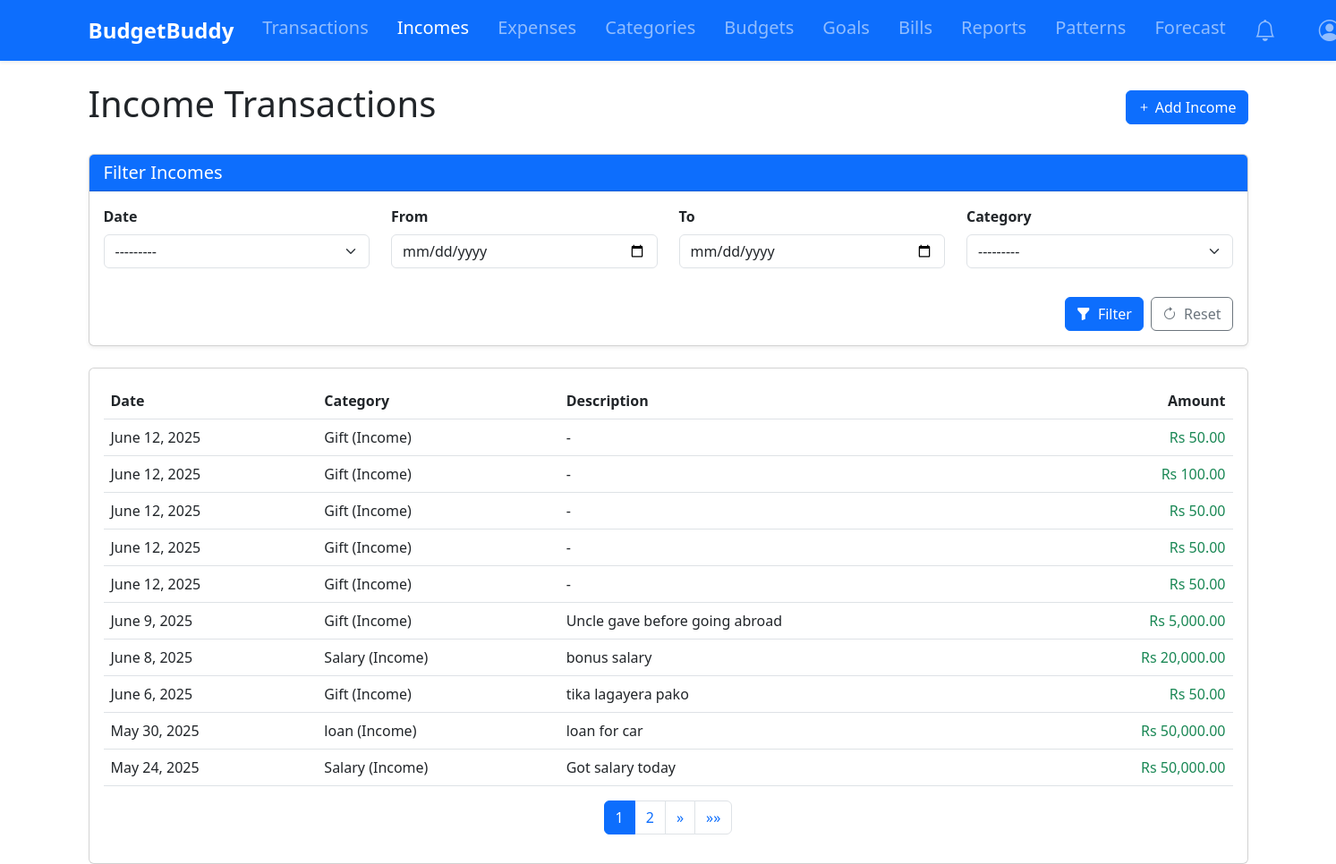
Screenshot of /incomes/ (signed in) with the database file from the repository.
### tracker/models.py (models this page shows, shortened)
class Transaction(models.Model):
    user = models.ForeignKey(User, on_delete=models.CASCADE)
    amount = models.DecimalField(max_digits=10, decimal_places=2, validators=[MinValueValidator(0.01)])
    category = models.ForeignKey(Category, on_delete=models.CASCADE)
    date = models.DateField(default=timezone.now)
    description = models.TextField(blank=True, null=True)

class Category(models.Model):
    name = models.CharField(max_length=100)
    user = models.ForeignKey(User, on_delete=models.CASCADE)
    CATEGORY_TYPES = [
        ('IN', 'Income'),
        ('EX', 'Expense'),
    ]
    category_type = models.CharField(max_length=2, choices=CATEGORY_TYPES)
    def __str__(self):
        return f"{self.name} ({self.get_category_type_display()})"

### tracker/views.py (the view)
# urls.py: path('incomes/', views.income_list, name='incomes'),
@login_required
def income_list(request):
    incomes = Transaction.objects.filter(
        user=request.user,
        category__category_type='IN'
    ).order_by('-date')
    income_filter = IncomeFilter(request.GET, queryset=incomes, user=request.user)
    incomes = income_filter.qs
    paginator = Paginator(incomes, 10)
    page_number = request.GET.get('page')
    page_obj = paginator.get_page(page_number)
    context = {
        'page_obj' : page_obj,
        'filter': income_filter,
    }
    return render(request, 'tracker/income_list.html', context)

### tracker/context_processors.py (called while the page is built)
def notifications_count(request):
    if request.user.is_authenticated:
        return {
            'unread_notifications_count': Notification.objects.filter(
                user=request.user,
                is_read=False
            ).count()
        }
    return {'unread_notifications_count': 0}

### tracker/models.py (called while the page is built)
    def progress(self):
        expenses = Transaction.objects.filter(
            user=self.user,
            category=self.category,
            date__gte=self.start_date,
            date__lte=self.end_date
        ).aggregate(total=models.Sum('amount'))['total'] or 0
        return (expenses / self.amount) * 100 if self.amount else 0

    def progress(self):
        return (self.current_amount / self.target_amount) * 100 if self.target_amount else 0

### tracker/utils.py (called while the page is built, shortened)
def should_send_notification(notification_type, user, message):
    now = timezone.now()
    threshold = {
        'BUDGET': timedelta(hours=12),
        'GOAL': timedelta(days=1),
        'BILL': timedelta(days=1)
    }.get(notification_type, timedelta(days=1))
    existing = Notification.objects.filter(
        user=user,
        notification_type=notification_type,
        message=message,
        is_active=True
    ).order_by('-last_sent').first()
    if not existing:
        return True
    if existing.repeat_frequency == 'ONCE':
        return False
    elif existing.repeat_frequency == 'DAILY' and (now - existing.last_sent) >= timedelta(days=1):
        return True
    elif existing.repeat_frequency == 'WEEKLY' and (now - existing.last_sent) >= timedelta(weeks=1):
        return True
    return False

def create_notification(user, message, notification_type, repeat_frequency='ONCE'):
    if should_send_notification(notification_type, user, message):
        Notification.objects.create(
            user=user,
            message=message,
            notification_type=notification_type,
            repeat_frequency=repeat_frequency
        )

def check_bill_reminders(user):
    try:
        prefs = NotificationPreference.objects.get(user=user)
    except NotificationPreference.DoesNotExist:
        prefs = NotificationPreference(user=user)
    if not prefs.bill_reminders:
        return
    upcoming_bills = Bill.objects.filter(
        user=user,
        is_paid=False,
        due_date__lte=timezone.now().date() + timedelta(days=prefs.bill_days_prior)
    )

### templates/tracker/income_list.html (shortened to what this page needs)
{% extends 'base.html' %}
{% load humanize %}
{% load widget_tweaks %}
{% block content %}
<div class="d-flex justify-content-between align-items-center mb-4">
    <h1>Income Transactions</h1>
    <a href="{% url 'add_income' %}" class="btn btn-primary">
        <i class="bi bi-plus"></i> Add Income
    </a>
</div>
<div class="card shadow-sm mb-4">
    <div class="card-header bg-primary text-white">
        <h5 class="mb-0">Filter Incomes</h5>
    </div>
    <div class="card-body">
        <form method="get">
            <div class="row g-4">
                <div class="col-md-3">
                    <label class="form-label fw-semibold">{{ filter.form.date_range.label }}</label>
                    {{ filter.form.date_range|add_class:"form-select" }}
                </div>
                <div class="col-md-3">
                    <label class="form-label fw-semibold">{{ filter.form.start_date.label }}</label>
                    {{ filter.form.start_date|add_class:"form-control" }}
                </div>
                <div class="col-md-3">
                    <label class="form-label fw-semibold">{{ filter.form.end_date.label }}</label>
                    {{ filter.form.end_date|add_class:"form-control" }}
                </div>
                <div class="col-md-3">
                    <label class="form-label fw-semibold">{{ filter.form.category.label }}</label>
                    {{ filter.form.category|add_class:"form-select" }}
                </div>
                <div class="col-12 d-flex justify-content-end gap-2 pt-2">
                    <button type="submit" class="btn btn-primary">
                        <i class="bi bi-funnel-fill me-1"></i> Filter
                    </button>
                    <a href="{% url 'transactions' %}" class="btn btn-outline-secondary">
                        <i class="bi bi-arrow-clockwise me-1"></i> Reset
                    </a>
                </div>
            </div>
        </form>
    </div>
</div>
<div class="card">
    <div class="card-body">
        <div class="table-responsive">
            <table class="table table-hover">
                <thead>
                    <tr>
                        <th>Date</th>
                        <th>Category</th>
                        <th>Description</th>
                        <th class="text-end">Amount</th>
                    </tr>
                </thead>
                <tbody>
                    {% for income in page_obj %}
                    <tr>
                        <td>{{ income.date }}</td>
                        <td>{{ income.category }}</td>
                        <td>{{ income.description|default:"-" }}</td>
                        <td class="text-end text-success">Rs {{ income.amount|intcomma }}</td>
                    </tr>
                    {% empty %}
                    <tr>
                        <td colspan="4" class="text-center">No income transactions found.</td>
                    </tr>
                    {% endfor %}
                </tbody>
            </table>
        </div>
        {% if page_obj.paginator.num_pages > 1 %}
        <nav aria-label="Page navigation">
            <ul class="pagination justify-content-center">
                {% for num in page_obj.paginator.page_range %}
                {% if page_obj.number == num %}
                <li class="page-item active"><a class="page-link" href="#">{{ num }}</a></li>
                {% elif num > page_obj.number|add:'-3' and num < page_obj.number|add:'3' %}
                <li class="page-item"><a class="page-link" href="?page={{ num }}">{{ num }}</a></li>
                {% endif %}
                {% endfor %}
                {% if page_obj.has_next %}
                <li class="page-item">
                    <a class="page-link" href="?page={{ page_obj.next_page_number }}" aria-label="Next">
                        <span aria-hidden="true">&raquo;</span>
                    </a>
                </li>
                <li class="page-item">
                    <a class="page-link" href="?page={{ page_obj.paginator.num_pages }}" aria-label="Last">
                        <span aria-hidden="true">&raquo;&raquo;</span>
                    </a>
                </li>
                {% endif %}
            </ul>
        </nav>
        {% endif %}
    </div>
</div>
{% endblock %}

### rows the page displays
Transaction: date "June 12, 2025", category "Gift (Income)", description "-", amount "50.00"
Transaction: date "June 12, 2025", category "Gift (Income)", description "-", amount "100.00"
Transaction: date "June 12, 2025", category "Gift (Income)", description "-", amount "50.00"
Transaction: date "June 12, 2025", category "Gift (Income)", description "-", amount "50.00"
Transaction: date "June 12, 2025", category "Gift (Income)", description "-", amount "50.00"
Transaction: date "June 9, 2025", category "Gift (Income)", description "Uncle gave before going abroad", amount "5,000.00"
Transaction: date "June 8, 2025", category "Salary (Income)", description "bonus salary", amount "20,000.00"
Transaction: date "June 6, 2025", category "Gift (Income)", description "tika lagayera pako", amount "50.00"
Transaction: date "May 30, 2025", category "loan (Income)", description "loan for car", amount "50,000.00"
Transaction: date "May 24, 2025", category "Salary (Income)", description "Got salary today", amount "50,000.00"

### other values shown
{{ filter.form.date_range.label }} "Date"
{{ filter.form.start_date.label }} "From"
{{ filter.form.end_date.label }} "To"
{{ filter.form.category.label }} "Category"
{{ num }} "1"
{{ num }} "2"
